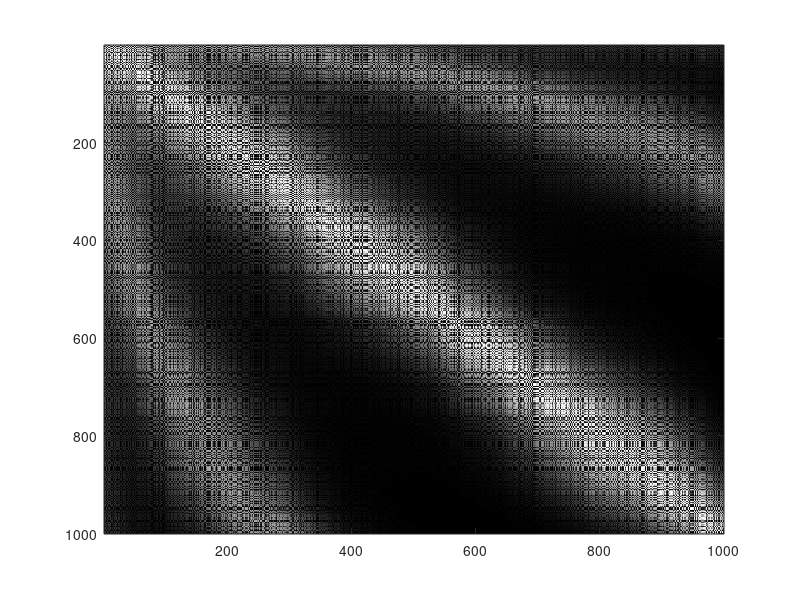
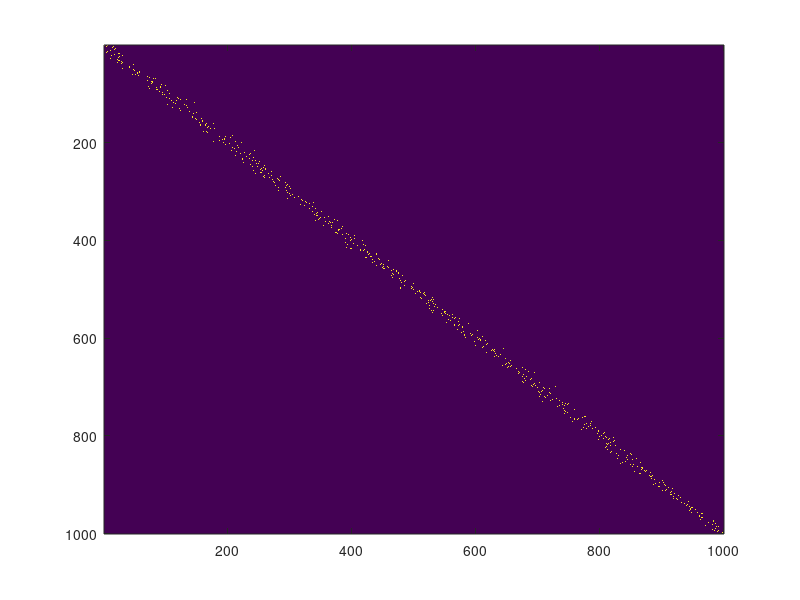
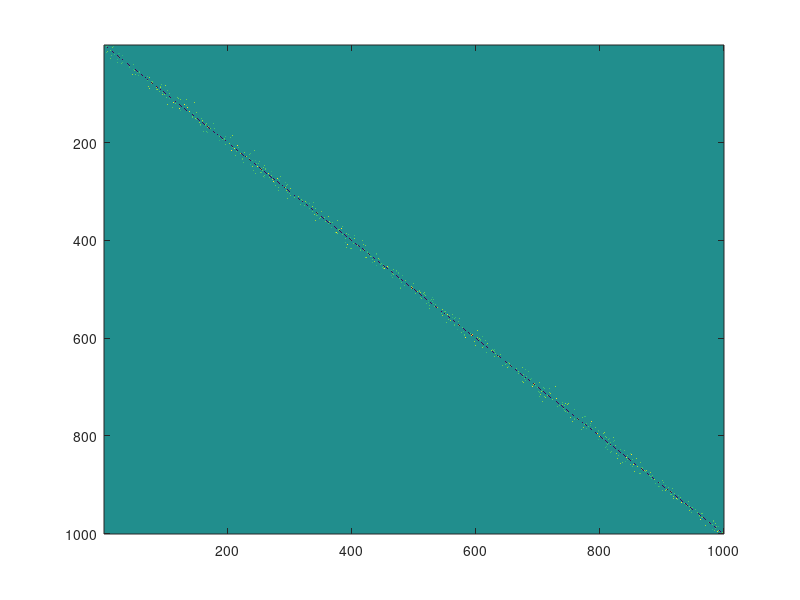

Write MATLAB code to recreate these figures, in order.

% function [o] = generate_swissroll(N, data)
N = 1000;
t = rand(1,N);
t = sort(4*pi*sqrt(t))'; 
z = 8*pi*rand(N,1); % random heights
x = (t+.1).*cos(t);
y = (t+.1).*sin(t);
data = [x,y,z];

cmap = jet(N);
scatter3(x,y,z,20,cmap);
title('Original data');


W = zeros(N);
sigma = 100;
for i = 1:N
    for j = 1:N
        d1 = (x(i)-x(j)).^2;
        d2 = (y(i)-y(j)).^2;
        d3 = (z(i)-z(j)).^2;
        d = d1+d2+d3;
        e = exp((-1*d)/sigma);
        W(i,j) = e;    
    end
end
imagesc(W);colormap gray;
tw = zeros(N);
for i = 1:N
    [sort_data, sort_index] = sort(W(i,:),'descend');
    max_index1 = sort_index(1,2);
    max_index2 = sort_index(1,3);
    tw(i,max_index1) = sort_data(1,2);
    tw(i,max_index2) = sort_data(1,3);
end
figure,
imagesc(tw);


onet = ones(N,1).';
rs = onet*tw;
D = diag(rs);
L = tw - D;
for i = 1:N
    if (rs(1,i) ~= 0) 
        rs(1,i) = rs(1,i).^(-0.5);
    end
end

D1 = diag(rs);
Lchandra = (D1*L*D1);
figure,imagesc(Lchandra);
[v,d] = eigs(Lchandra);

% end